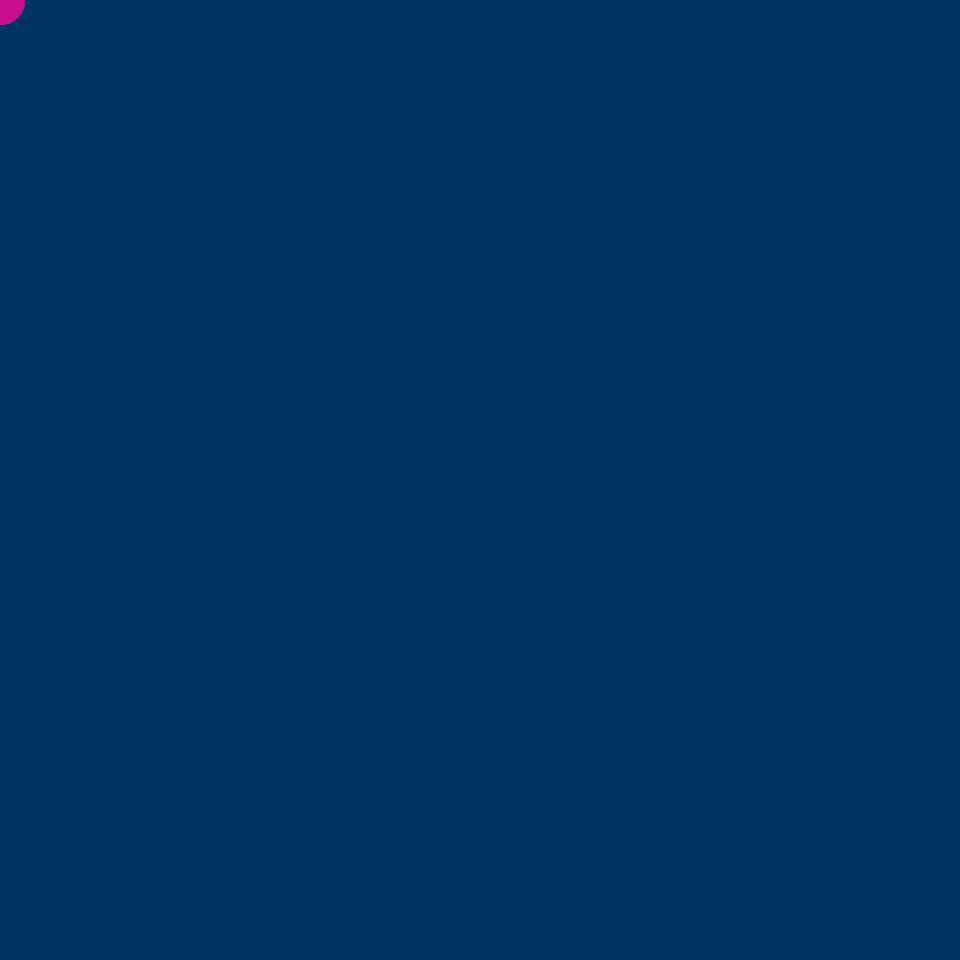
Frame 1 (no input)
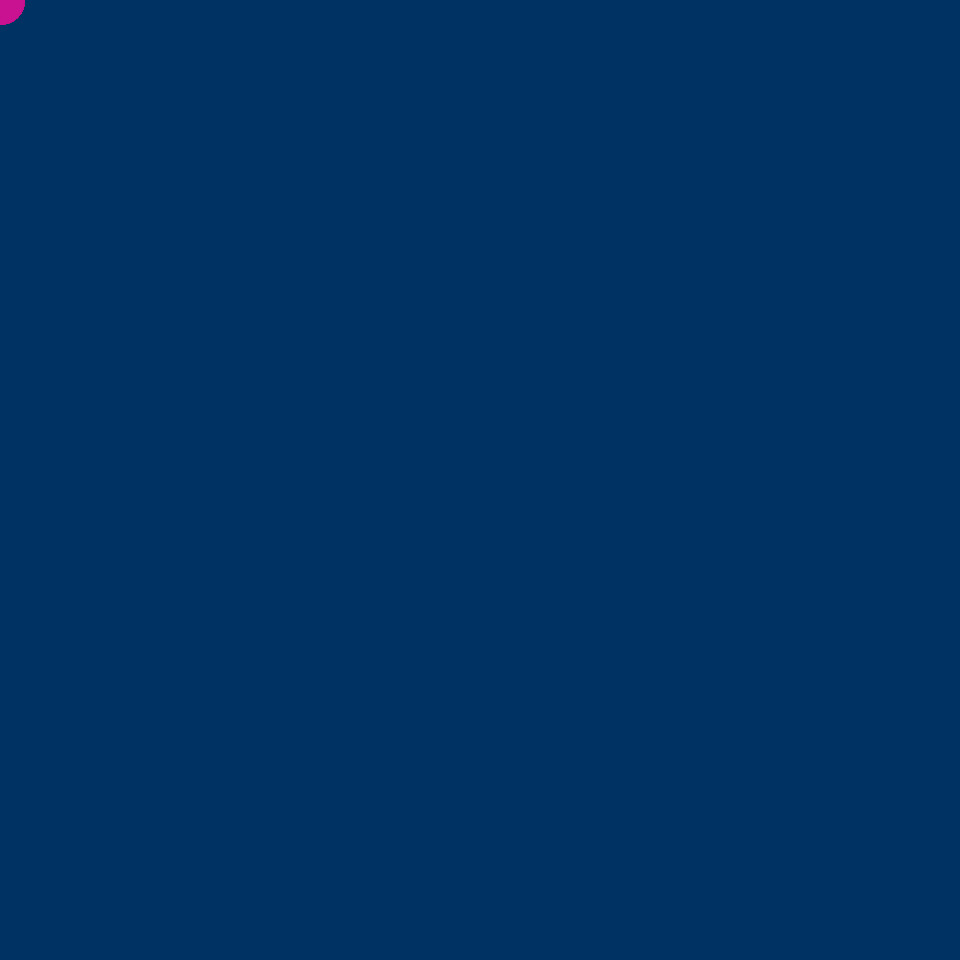
Frame 60 (no input)
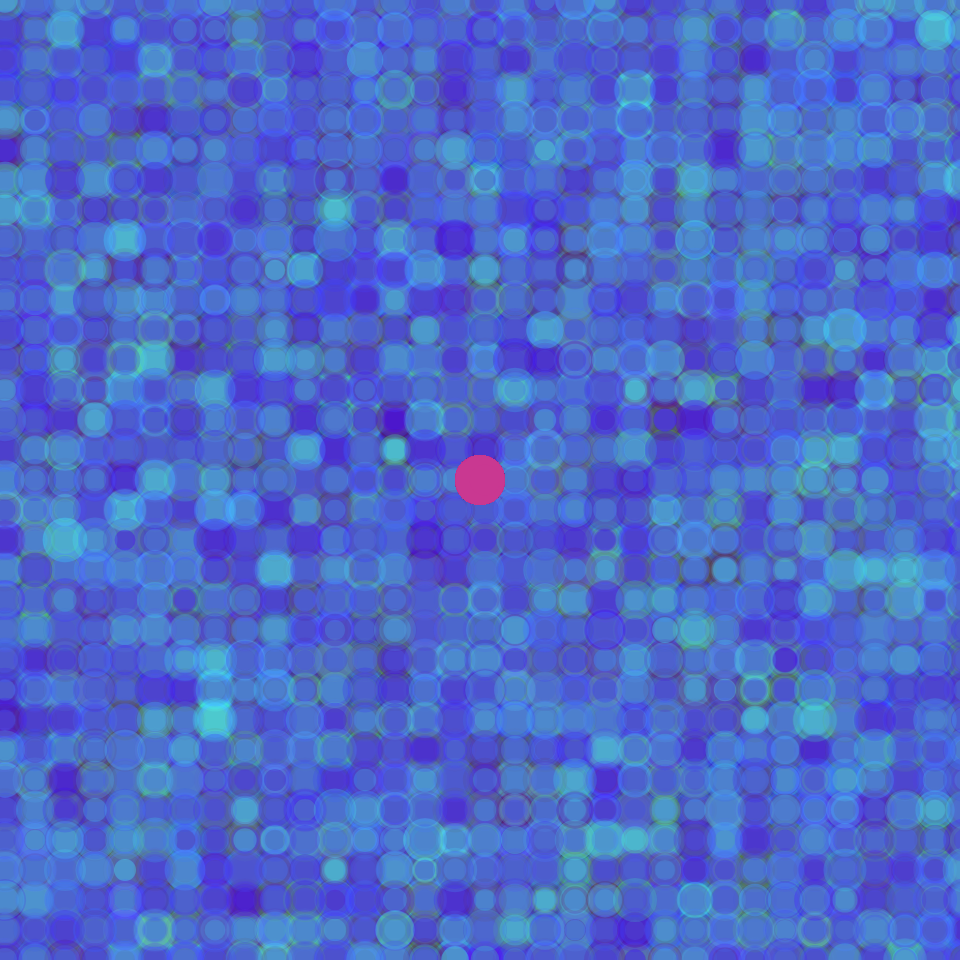
Frame 120 (the mouse pressed at the canvas centre since frame 60)

The p5.js sketch that drew these frames (run headless with seeded random() and noise() and a simulated clock; from frame 60 on, the mouse is pressed at the canvas centre):

// p5.js sketch
// ── sketch.js
function setup() {
  createCanvas(960,960);
  background(0, 50, 100);
  noStroke();
  
  frameRate(25); //changes how fast the background changes

} 
//nested loop is loop inside another loop.

function draw() {
  let rand = random(20,mouseY/4);
    let rand2=random(0,mouseX);
  let colorgrades = ['255', '125', '5', '60', '90']
  for (let i = 0; i < 1200; i += 30) {
    for (let j = 0; j < 1200; j += 30) {
      let rand1 = random (colorgrades);
      fill (rand,rand1,rand2,mouseX/10);
       circle (i+5,j,random(20,45));
       fill (200,rand,random(140,150),80);
       circle (mouseY,mouseX,50);
      console.log("rand1 being used " + rand1);
      console.log("rand" + rand);
   

  }
  }

}

// ── sketch_2.js
function setup() {
  createCanvas(1600,1600);
  background(0, 50, 100);
  noStroke();
  
  frameRate(20); //changes how fast the background changes

} 
//nested loop is loop inside another loop.

function draw() {
  
  for (let i = 0; i < 1600; i += 50) {
    for (let j = 0; j < 1600; j +=5) {
      fill (50,random(50,100),random(200,240));
      circle (i,j+random(5,20), random(10,60, 70));
      fill(random(10,20),random(0,5));
      rect (i,j,i+10,j+5);
    }
  }
}
      //triangle(i,j,i+30,45, j+40, mouseX, mouseY );

      //fill(ran1,10);
    // circle(10,10,rand1);
    //   console.log("this has a greyscale value of" + rand);
   

  //triangle (i+random(50), i+405, j+random(400), j+random(500), i+j+50, i+200);
//circle (i+5,j+random(5,20), random(10,60));
  
// ── sketch_3.js
function setup() {
  createCanvas(1600,1600);
  background(0, 50, 100);
  noStroke();
  
  frameRate(8); //changes how fast the background changes

} 
//nested loop is loop inside another loop.

function draw() {
  let rand = random(40,55);
  let colorgrades = ['255', '125', '5', '90']
  for (let i = 0; i < 1200; i += 50) {
    for (let j = 0; j < 1200; j +=5) {
      let rand1 = random (colorgrades);
      fill (rand,13,rand1,random(10,150));
      circle (i+5,j,random(20,60));
      // fill (150,13,random(140,150),100);
      //circle(mouseY,mouseX, 50)
      //rect (i,5,i+5,j+5);
      //triangle(i,j,i+30,45, j+40, mouseX, mouseY );
      fill(random(35,60), random(220,255), random (124,167));
      rect (mouseX,mouseY,40,20);
      rect (i+5,j+20,40,20);
      //triangle(i,j,i+30,45, j+40, mouseX, mouseY );

      //fill(ran1,10);
    // circle(10,10,rand1);
    //   console.log("this has a greyscale value of" + rand);
   

  //triangle (i+random(50), i+405, j+random(400), j+random(500), i+j+50, i+200);
//circle (i+5,j+random(5,20), random(10,60));
  
  
  }
  }

}
